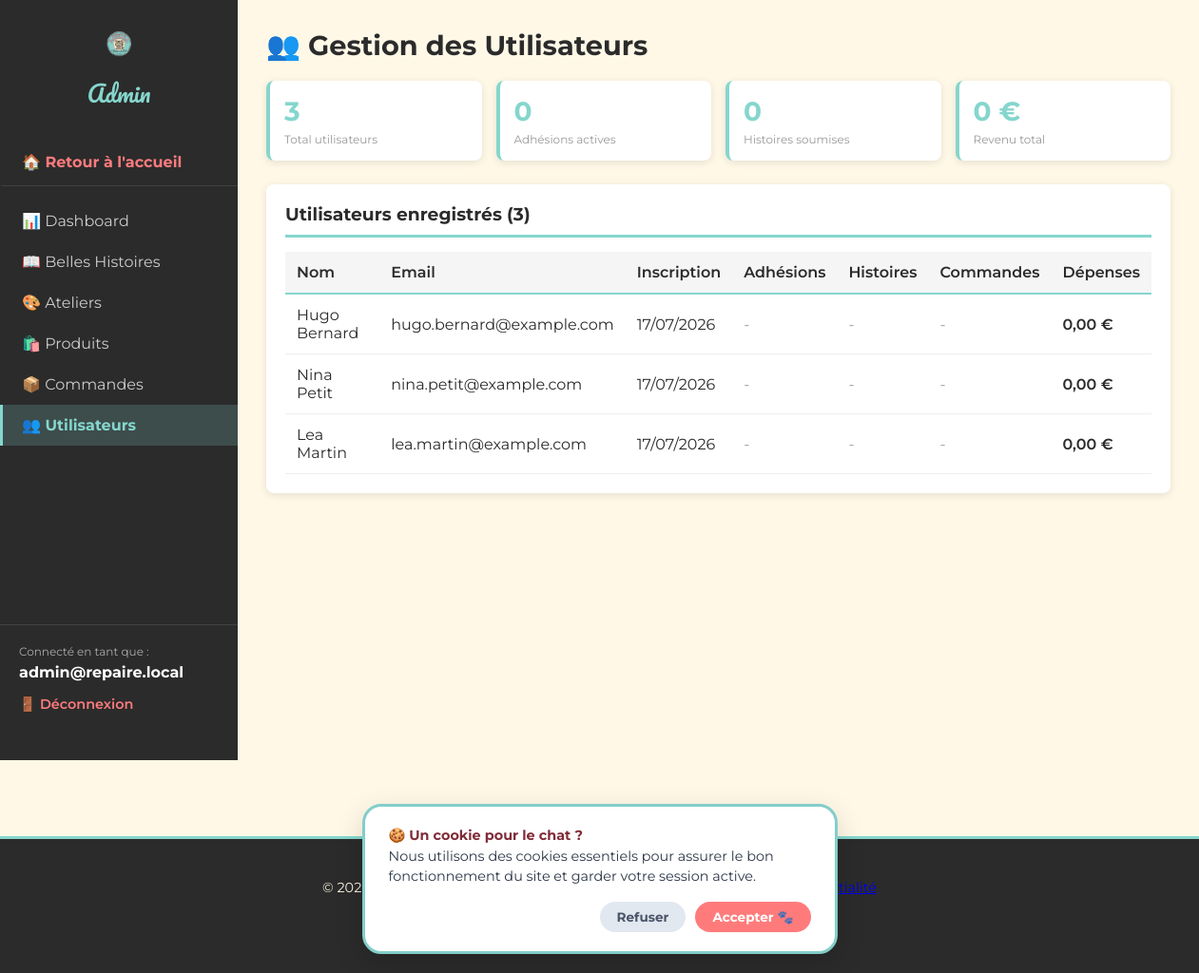
/admin/utilisateurs.php (signed in), run on the app's committed database.
### tables this page shows
CREATE TABLE `utilisateurs` (
  `id` int NOT NULL AUTO_INCREMENT,
  `nom` varchar(100) NOT NULL,
  `prenom` varchar(100) NOT NULL,
  `email` varchar(190) NOT NULL,
  `mot_de_passe` varchar(255) NOT NULL,
  `date_inscription` datetime NOT NULL DEFAULT CURRENT_TIMESTAMP,
  PRIMARY KEY (`id`),
  UNIQUE KEY `email` (`email`)
);

### public/admin/utilisateurs.php (the view, shortened to what this page needs)
<?php
$pdo = getPDO();
$stmt = $pdo->query('
    SELECT
        u.id,
        u.nom,
        u.prenom,
        u.email,
        u.date_inscription,
        COUNT(DISTINCT a.id) as nb_adhesions,
        COUNT(DISTINCT h.id) as nb_histoires,
        COUNT(DISTINCT c.id) as nb_commandes,
        COALESCE(SUM(c.montant_total), 0) as total_depenses
    FROM utilisateurs u
    LEFT JOIN adhesions a ON u.id = a.utilisateur_id
    LEFT JOIN belles_histoires h ON u.id = h.utilisateur_id
    LEFT JOIN commandes c ON u.id = c.utilisateur_id AND c.statut = "payee"
    GROUP BY u.id
    ORDER BY u.date_inscription DESC
');
$utilisateurs = $stmt->fetchAll();
?>
<!DOCTYPE html>
<html lang="fr">
<head>
    <link rel="stylesheet" href="../css/style.css">
</head>
<body>
    <div class="admin-container">
        <aside class="admin-sidebar">
            <div class="admin-logo">
                <img src="../images/logo.png" alt="Logo">
                <h2>Admin</h2>
            </div>
            <ul class="admin-menu">
                <li><a href="../index.php" style="color: #FE7B7E; font-weight: 700; border-bottom: 1px solid rgba(255, 255, 255, 0.1); padding-bottom: 15px; margin-bottom: 15px;">🏠 Retour à l'accueil</a></li>
                <li><a href="dashboard.php">📊 Dashboard</a></li>
                <li><a href="moderer-histoires.php">📖 Belles Histoires</a></li>
                <li><a href="ateliers.php">🎨 Ateliers</a></li>
                <li><a href="produits.php">🛍️ Produits</a></li>
                <li><a href="commandes.php">📦 Commandes</a></li>
                <li><a href="utilisateurs.php" class="active">👥 Utilisateurs</a></li>
            </ul>
            <div class="admin-user-info">
                <p>Connecté en tant que :</p>
                <strong><?php echo htmlspecialchars($_SESSION['admin_email'], ENT_QUOTES, 'UTF-8'); ?></strong>
                <a href="../logout.php">🚪 Déconnexion</a>
            </div>
        </aside>
        <main class="admin-main">
            <h1>👥 Gestion des Utilisateurs</h1>
            <div class="stat-grid">
                <div class="stat-card">
                    <div class="stat-value"><?php echo count($utilisateurs); ?></div>
                    <div class="stat-label">Total utilisateurs</div>
                </div>
                <div class="stat-card">
                    <div class="stat-value">
                        <?php
                            $total_adhesions = 0;
                            foreach ($utilisateurs as $u) {
                                $total_adhesions += (int)$u['nb_adhesions'];
                            }
                            echo $total_adhesions;
                        ?>
                    </div>
                    <div class="stat-label">Adhésions actives</div>
                </div>
                <div class="stat-card">
                    <div class="stat-value">
                        <?php
                            $total_histoires = 0;
                            foreach ($utilisateurs as $u) {
                                $total_histoires += (int)$u['nb_histoires'];
                            }
                            echo $total_histoires;
                        ?>
                    </div>
                    <div class="stat-label">Histoires soumises</div>
                </div>
                <div class="stat-card">
                    <div class="stat-value">
                        <?php
                            $total_revenus = 0;
                            foreach ($utilisateurs as $u) {
                                $total_revenus += (float)$u['total_depenses'];
                            }
                            echo number_format($total_revenus, 0, ',', ' ');
                        ?> €
                    </div>
                    <div class="stat-label">Revenu total</div>
                </div>
            </div>
            <div class="section-table">
                <h3 style="margin-top: 0; color: #2B2B2B; border-bottom: 3px solid #85D6CD; padding-bottom: 10px;">
                    Utilisateurs enregistrés (<?php echo count($utilisateurs); ?>)
                </h3>
                <?php if (empty($utilisateurs)): ?>
                    <p style="color: #666; text-align: center; padding: 40px 20px;">Aucun utilisateur trouvé en base de données.</p>
                <?php else: ?>
                    <table class="utilisateurs-table">
                        <thead>
                            <tr>
                                <th>Nom</th>
                                <th>Email</th>
                                <th>Inscription</th>
                                <th>Adhésions</th>
                                <th>Histoires</th>
                                <th>Commandes</th>
                                <th>Dépenses</th>
                            </tr>
                        </thead>
                        <tbody>
                            <?php foreach ($utilisateurs as $user): ?>
                                <tr>
                                    <td><?php echo htmlspecialchars($user['prenom'] . ' ' . $user['nom'], ENT_QUOTES, 'UTF-8'); ?></td>
                                    <td><?php echo htmlspecialchars($user['email'], ENT_QUOTES, 'UTF-8'); ?></td>
                                    <td><?php echo date('d/m/Y', strtotime($user['date_inscription'])); ?></td>
                                    <td>
                                        <?php if ($user['nb_adhesions'] > 0): ?>
                                            <span class="badge"><?php echo (int)$user['nb_adhesions']; ?> ✓</span>
                                        <?php else: ?>
                                            <span style="color: #999;">-</span>
                                        <?php endif; ?>
                                    </td>
                                    <td>
                                        <?php if ($user['nb_histoires'] > 0): ?>
                                            <span class="badge" style="background: #FE7B7E;"><?php echo (int)$user['nb_histoires']; ?></span>
                                        <?php else: ?>
                                            <span style="color: #999;">-</span>
                                        <?php endif; ?>
                                    </td>
                                    <td>
                                        <?php if ($user['nb_commandes'] > 0): ?>
                                            <span class="badge" style="background: #2B2B2B;"><?php echo (int)$user['nb_commandes']; ?></span>
                                        <?php else: ?>
                                            <span style="color: #999;">-</span>
                                        <?php endif; ?>
                                    </td>
                                    <td style="font-weight: 600;"><?php echo number_format((float)$user['total_depenses'], 2, ',', ' '); ?> €</td>
                                </tr>
                            <?php endforeach; ?>
                        </tbody>
                    </table>
                <?php endif; ?>
            </div>
        </main>
    </div>
    <?php require_once __DIR__ . '/../../includes/footer.php'; ?>
</body>
</html>

### public/css/style.css (style rules this page uses)
:root { --creme: #FFF8E7; --vert-menthe: #85D6CD; --rose-corail: #FE7B7E; --gris-fonce: #2B2B2B; }
* { margin: 0; padding: 0; box-sizing: border-box; }
body { background-color: var(--creme); color: var(--gris-fonce); font-family: 'Montserrat', sans-serif; }
html, body, main, .page-section, .belles-histoires-section, .boutique-principale, .ateliers, .douceurs, .attente, .le-repaire, .panier-section, .boutique-hero-catalog, .boutique-section, .liste-header, .moustachus, .concept, .repaire-galerie { background-color: var(--creme) !important; }

### public/admin/utilisateurs.php (style rules this page uses)
* { margin: 0; padding: 0; box-sizing: border-box; }
body { font-family: 'Montserrat', sans-serif; background: #F5F5F5; }
.admin-container { display: flex; min-height: 100vh; }
.admin-sidebar { width: 250px; background: #2B2B2B; color: white; padding: 30px 0; position: fixed; height: 100vh; overflow-y: auto; display: flex; flex-direction: column; }
.admin-logo { padding: 0 20px; margin-bottom: 30px; text-align: center; }
.admin-logo img { max-width: 60px; margin-bottom: 10px; }
.admin-logo h2 { font-family: 'Pacifico', cursive; color: #85D6CD; font-size: 1.5rem; font-weight: normal; }
.admin-menu { list-style: none; }
.admin-menu a { display: block; padding: 12px 20px; color: #ccc; text-decoration: none; transition: all 0.3s; border-left: 3px solid transparent; }
.admin-menu a.active { background: rgba(133, 214, 205, 0.2); color: #85D6CD; border-left-color: #85D6CD; font-weight: 700; }
.admin-user-info { padding: 20px; border-top: 1px solid rgba(255, 255, 255, 0.1); margin-top: auto; width: 100%; }
.admin-user-info p { margin: 0 0 5px 0; font-size: 12px; color: #aaa; }
.admin-user-info strong { display: block; margin-bottom: 15px; color: white; word-break: break-all; }
.admin-user-info a { display: block; color: #FE7B7E; text-decoration: none; font-weight: 600; font-size: 0.9rem; }
.admin-main { flex: 1; margin-left: 250px; padding: 30px; }
.admin-main h1 { font-size: 1.8rem; color: #2B2B2B; margin-bottom: 20px; }
.stat-grid { display: grid; grid-template-columns: repeat(auto-fit, minmax(150px, 1fr)); gap: 15px; margin-bottom: 25px; }
.stat-card { background: white; padding: 15px; border-radius: 8px; box-shadow: 0 2px 8px rgba(0,0,0,0.1); border-left: 4px solid #85D6CD; }
.stat-value { font-size: 28px; font-weight: 700; color: #85D6CD; }
.stat-label { font-size: 12px; color: #999; margin-top: 5px; }
.section-table { background: white; padding: 20px; border-radius: 8px; box-shadow: 0 2px 8px rgba(0,0,0,0.1); overflow-x: auto; }
.utilisateurs-table { width: 100%; border-collapse: collapse; margin-top: 15px; }
.utilisateurs-table thead { background: #f5f5f5; }
.utilisateurs-table th { padding: 12px; text-align: left; font-weight: 600; color: #2B2B2B; border-bottom: 2px solid #85D6CD; }
.utilisateurs-table td { padding: 12px; border-bottom: 1px solid #eee; }

### data on the page
utilisateurs: prenom+nom "Hugo Bernard", email "hugo.bernard@example.com", date_inscription "17/07/2026", total_depenses "0,00"
utilisateurs: prenom+nom "Nina Petit", email "nina.petit@example.com", date_inscription "17/07/2026", total_depenses "0,00"
utilisateurs: prenom+nom "Lea Martin", email "lea.martin@example.com", date_inscription "17/07/2026", total_depenses "0,00"

### other printed values
$_SESSION['admin_email'] "admin@repaire.local"
count($utilisateurs) "3"
$total_adhesions "0"
$total_histoires "0"
$total_revenus "0"
